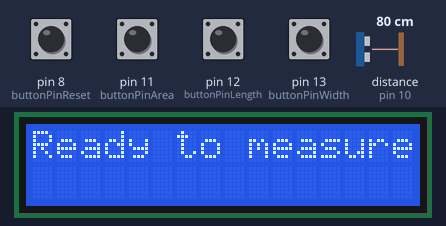
This sketch was run on a simulated Arduino Uno, built with avr-gcc and run on an emulated ATmega328P. Parts: 16×2 character LCD. The test bench sets the inputs (shaded band); at power-on: pin 8 (buttonPinReset), pin 11 (buttonPinArea), pin 12 (buttonPinLength), pin 13 (buttonPinWidth) HIGH, distance to the obstacle (sensor on pin 10) 80 cm. The echo pulse lasts 58.3 µs per cm.

Above: at 1.2 s.
1.3 s: pin 11 (buttonPinArea) pulled LOW for 0.15 s
At 1.38 s:
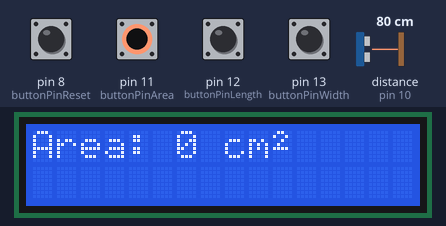
2.9 s: pin 12 (buttonPinLength) pulled LOW for 0.15 s
At 3.3 s:
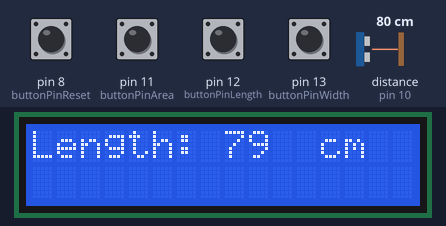
4.5 s: pin 13 (buttonPinWidth) pulled LOW for 0.15 s
At 5.7 s:
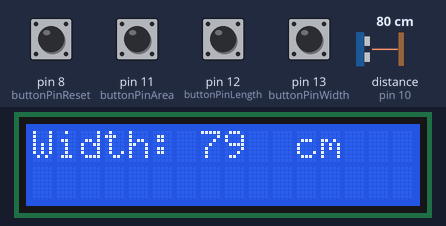
6.1 s: pin 11 (buttonPinArea) pulled LOW for 1 s
At 6.7 s:
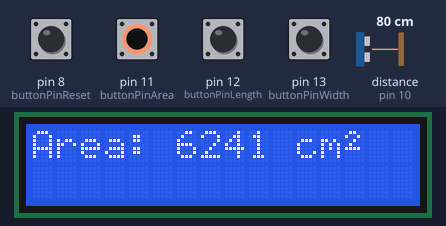
8.6 s: pin 8 (buttonPinReset) pulled LOW for 0.15 s
At 9.8 s:
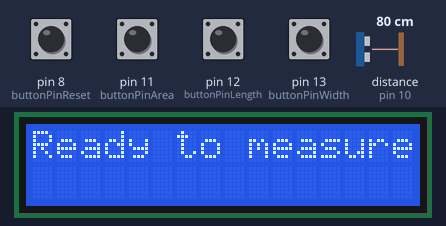
10.2 s: pin 12 (buttonPinLength) pulled LOW for 1 s
At 11.3 s:
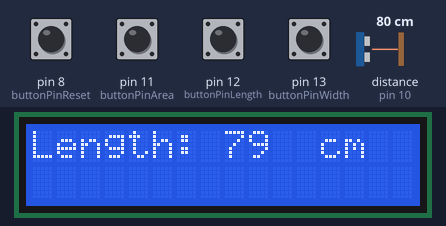
Timing chart, 0 to 13.2 s (numbered marks = the images above; inputs shaded):
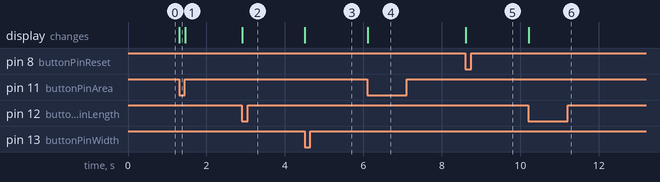

The sketch:

Sensor_LCD_COPY.ino
```cpp
#include <LiquidCrystal.h>
#include <string.h>
LiquidCrystal lcd(1, 2, 4, 5, 6, 7);

/*
 * On LCD, cmm and cm blink
 * if(button_state) doesn't do anything
 */
const int TRIG = 9;
const int ECHO = 10;
long duration;
int cm;

//for button setup-------
const int buttonPinLength = 12;
const int buttonPinWidth = 13;
const int buttonPinArea = 11;
const int buttonPinReset = 8;

int Length_buttonState = 0;
int Width_buttonState = 0;
int Reset_buttonState = 0;
int Area_buttonState = 0;
int room_length = 0;
int room_width = 0;
//----------------------
byte squared_special_char[8] = {
  B01100,
  B10010,
  B00100,
  B01000,
  B11110,
  B00000,
  B00000,
  B00000
};

void setup() {
  lcd.createChar(0, squared_special_char);
  lcd.begin(16,2);
  pinMode(TRIG, OUTPUT);
  pinMode(ECHO, INPUT);
  //Serial.begin(9600);
  //for button--------------
  pinMode(buttonPinLength, INPUT);
  pinMode(buttonPinWidth, INPUT);
  pinMode(buttonPinReset, INPUT);
  pinMode(buttonPinArea, INPUT);
  digitalWrite(buttonPinLength, HIGH);
  digitalWrite(buttonPinWidth, HIGH);
  digitalWrite(buttonPinReset, HIGH);
  digitalWrite(buttonPinArea, HIGH);
}

void loop() {
  lcd.setCursor(0,0);
  //----------------------------Reset Button-------------------------------------------
  if((room_length == 0) && (room_width == 0)) {
    lcd.print("Ready to measure");
  }
  Reset_buttonState = digitalRead(buttonPinReset);
  if (Reset_buttonState == LOW) {
    room_length = 0;
    room_width = 0;
}

//=================================Length Measurement===================================
   Length_buttonState = digitalRead(buttonPinLength);
  if (Length_buttonState == LOW) {
     digitalWrite(TRIG, LOW);
     delayMicroseconds(2);
     digitalWrite(TRIG, HIGH);
     delayMicroseconds(10);
     digitalWrite(TRIG, LOW);

     duration = pulseIn(ECHO, HIGH);
     room_length = (duration/2) * 0.0343;
     lcd.clear();
     lcd.print("Length: ");
     lcd.print(room_length);
     lcd.print("  cm");
     delay(10);
  }

//=========================================================================================

//=================================Width Measurement===================================

    Width_buttonState = digitalRead(buttonPinWidth);
    if (Width_buttonState == LOW){
       digitalWrite(TRIG, LOW);
       delayMicroseconds(2);
       digitalWrite(TRIG, HIGH);
       delayMicroseconds(10);
       digitalWrite(TRIG, LOW);

       duration = pulseIn(ECHO, HIGH);
       room_width = (duration/2) * 0.0343;
       lcd.clear();
       lcd.print("Width: ");
       lcd.print(room_width);
       lcd.print("  cm");
       delay(10);
    }
//============================Area Calculation=========================================================
  Area_buttonState = digitalRead(buttonPinArea);
  if (Area_buttonState == LOW) {
    int area = room_length * room_width;
    //Preparing the display:
    String area_to_str = String(area);
    int area_string_length = area_to_str.length();
    int cell_number = 9 + area_string_length;
    lcd.clear();
    lcd.print("Area: ");
    lcd.print(area);
    lcd.print(" cm");
    lcd.setCursor(cell_number,0);
    lcd.write((byte)0);
  }
}
```

Measured:
- after the input at 1.3 s, the display: changes at once (image 1)
- after the input at 2.9 s, the display: changes at once (image 2)
- after the input at 4.5 s, the display: changes at once (image 3)
- after the input at 6.1 s, the display: changes at once (image 4)
- after the input at 8.6 s, the display: changes at once (image 5)
- after the input at 10.2 s, the display: changes at once (image 6)
